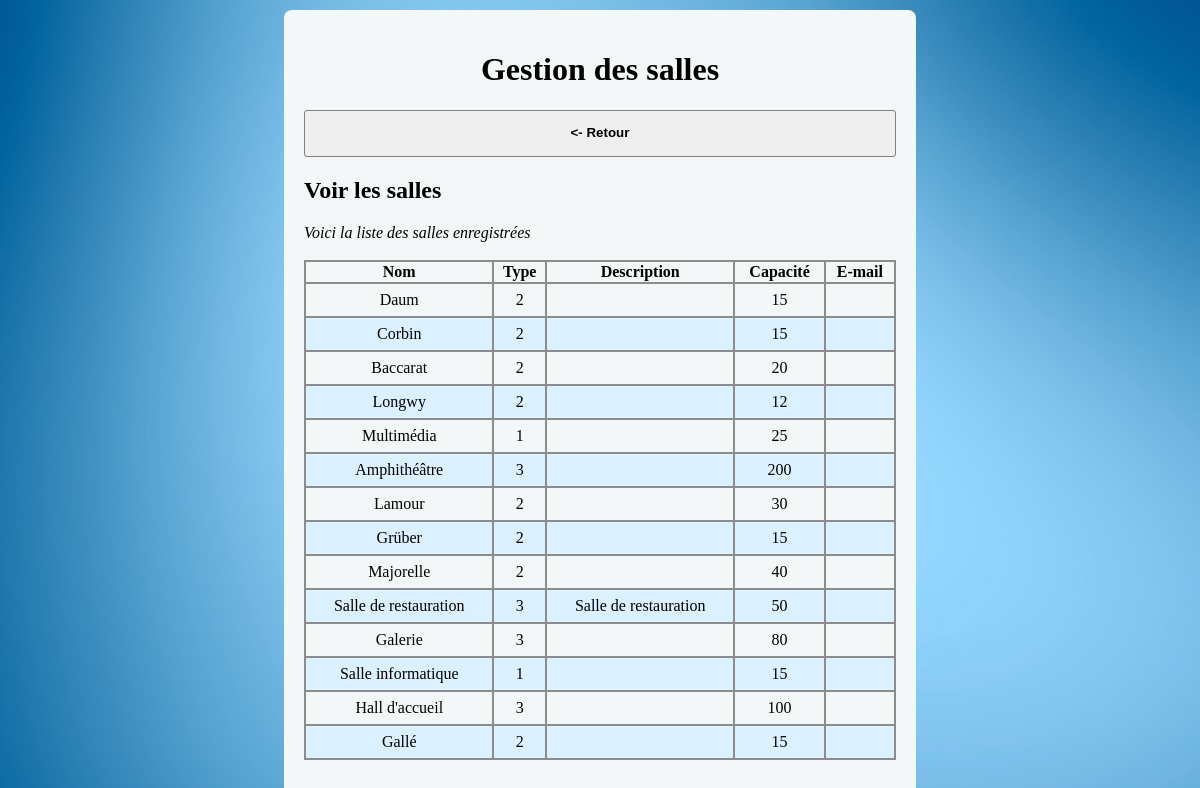
The page /?action=viewSalle (signed in) on the database its author committed.
### tables this page shows
CREATE TABLE `mrbs_room` (
  `id` int(11) NOT NULL,
  `disabled` tinyint(1) NOT NULL DEFAULT '0',
  `area_id` int(11) NOT NULL DEFAULT '0',
  `room_name` varchar(25) NOT NULL DEFAULT '',
  `sort_key` varchar(25) NOT NULL DEFAULT '',
  `description` varchar(60) DEFAULT NULL,
  `capacity` int(11) NOT NULL DEFAULT '0',
  `room_admin_email` text,
  `custom_html` text
);

### controller/controller.php (called while the page is built, shortened)
<?php
function viewSalle()
{
    require('model/fonctions.php');
    $salles = getRooms();
    require('view/Salle/viewSalle.php');
}
?>

### model/fonctions.php (called while the page is built, shortened)
<?php
  function getRooms()
  {
	$requete = "SELECT * FROM mrbs_room";
	$salles = array();
  try {
	  $bdd = connexionBDD();
	  $resultat = $bdd->query($requete);
	  $resultat->setFetchMode(PDO::FETCH_OBJ);
	  while ($ligne = $resultat->fetch()) {
		array_push($salles, $ligne);
	  }
	} catch (Exception $e) {
	  die("Erreur : " . $e->getMessage());
	}
	return $salles;
  }
?>

### view/Salle/viewSalle.php (the view, shortened to what this page needs)
<!DOCTYPE html>
<html>
<head>
  <link rel="stylesheet" href="css/style.css" media="screen" />
</head>
<form class="form">
 <body class="formulaire">
 <h1>Gestion des salles</h1>
    <input type='button' id='buttonRetour' value="<- Retour" onclick="document.location.href='?action=menuSalle'"/><br>
    <h2>Voir les salles</h2>
    <i>Voici la liste des salles enregistrées</i>
    <br><br>
    <table id="roomList" class="display" cellspacing="5" width="100%">
        <thead>
            <tr>
                <th>Nom</th>
                <th>Type</th>
                <th>Description</th>
                <th>Capacité</th>
                <th>E-mail</th>
            </tr>
        </thead>
    <tbody>
      <?php
    foreach($salles as $salle)
      {
        ?>
        <tr>
          <td><center><?php echo $salle->room_name ?><center></td>
          <td><center><?php echo $salle->area_id ?><center></td>
          <td><center><?php echo $salle->description ?><center></td>
          <td><center><?php echo $salle->capacity ?><center></td>
          <td><center><?php echo $salle->room_admin_email ?><center></td>
        </tr>
    <?php
      }
      ?>
    </tbody>
    </table>
</body>
<br>

### css/style.css (style rules this page uses)
#buttonRetour, #buttonCreer, #menuButtonEdit, #menuButtonView { font-weight: bold; }
h1 { text-align: center; font-family: 'SF-UI-Display-Regular','Georgia','Times New Roman'; }
table,th,td { border:2px solid rgb(141, 141, 141); }
table { border-collapse:collapse; width:100%; }
td { height:30px; }
tbody tr:nth-child(even) { background: rgb(219, 241, 255); }
.formulaire { background-image: url("background.jfif"); }
.form { max-width: 50%; padding: 10px 20px; background: #f4f7f8; margin: 10px auto; padding: 20px; background: #f4f7f8; border-radius: 8px; font-family: Georgia, "Times New Roman", Times, serif; }
.form input { width: 100%; padding: 1em; line-height: 1.4; border: 1px solid grey; border-radius: 3px; }

### rows shown on the page
mrbs_room: room_name "Daum", area "2", capacity "15"
mrbs_room: room_name "Corbin", area "2", capacity "15"
mrbs_room: room_name "Baccarat", area "2", capacity "20"
mrbs_room: room_name "Longwy", area "2", capacity "12"
mrbs_room: room_name "Multimédia", area "1", capacity "25"
mrbs_room: room_name "Amphithéâtre", area "3", capacity "200"
mrbs_room: room_name "Lamour", area "2", capacity "30"
mrbs_room: room_name "Grüber", area "2", capacity "15"
mrbs_room: room_name "Majorelle", area "2", capacity "40"
mrbs_room: room_name "Salle de restauration", area "3", description "Salle de restauration", capacity "50"
mrbs_room: room_name "Galerie", area "3", capacity "80"
mrbs_room: room_name "Salle informatique", area "1", capacity "15"
mrbs_room: room_name "Hall d'accueil", area "3", capacity "100"
mrbs_room: room_name "Gallé", area "2", capacity "15"
